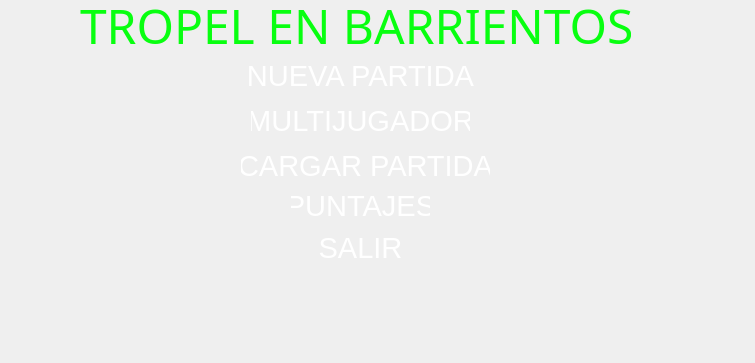
<?xml version="1.0" encoding="UTF-8"?>
<ui version="4.0">
 <class>interfaz</class>
 <widget class="QMainWindow" name="interfaz">
  <property name="geometry">
   <rect>
    <x>0</x>
    <y>0</y>
    <width>755</width>
    <height>363</height>
   </rect>
  </property>
  <property name="windowTitle">
   <string>interfaz</string>
  </property>
  <property name="animated">
   <bool>true</bool>
  </property>
  <widget class="QWidget" name="centralWidget">
   <widget class="QLabel" name="label">
    <property name="geometry">
     <rect>
      <x>0</x>
      <y>0</y>
      <width>761</width>
      <height>361</height>
     </rect>
    </property>
    <property name="text">
     <string/>
    </property>
    <property name="pixmap">
     <pixmap resource="imagenes.qrc">:/laquees.jpg</pixmap>
    </property>
    <property name="scaledContents">
     <bool>true</bool>
    </property>
   </widget>
   <widget class="QLabel" name="label_2">
    <property name="geometry">
     <rect>
      <x>80</x>
      <y>0</y>
      <width>551</width>
      <height>51</height>
     </rect>
    </property>
    <property name="font">
     <font>
      <family>Algerian</family>
      <pointsize>36</pointsize>
     </font>
    </property>
    <property name="styleSheet">
     <string notr="true">color: rgb(8, 255, 16);
border-color: rgb(0, 0, 0);</string>
    </property>
    <property name="text">
     <string>TROPEL EN BARRIENTOS</string>
    </property>
   </widget>
   <widget class="QPushButton" name="nuevo">
    <property name="geometry">
     <rect>
      <x>220</x>
      <y>50</y>
      <width>281</width>
      <height>51</height>
     </rect>
    </property>
    <property name="font">
     <font>
      <pointsize>22</pointsize>
     </font>
    </property>
    <property name="styleSheet">
     <string notr="true">color: rgb(255, 255, 255);</string>
    </property>
    <property name="text">
     <string>NUEVA PARTIDA</string>
    </property>
    <property name="flat">
     <bool>true</bool>
    </property>
   </widget>
   <widget class="QPushButton" name="amigo">
    <property name="geometry">
     <rect>
      <x>250</x>
      <y>100</y>
      <width>221</width>
      <height>41</height>
     </rect>
    </property>
    <property name="font">
     <font>
      <pointsize>22</pointsize>
     </font>
    </property>
    <property name="styleSheet">
     <string notr="true">color: rgb(255, 255, 255);</string>
    </property>
    <property name="text">
     <string>MULTIJUGADOR</string>
    </property>
    <property name="flat">
     <bool>true</bool>
    </property>
   </widget>
   <widget class="QPushButton" name="pushButton_3">
    <property name="geometry">
     <rect>
      <x>240</x>
      <y>150</y>
      <width>251</width>
      <height>31</height>
     </rect>
    </property>
    <property name="font">
     <font>
      <pointsize>22</pointsize>
     </font>
    </property>
    <property name="styleSheet">
     <string notr="true">color: rgb(255, 255, 255);</string>
    </property>
    <property name="text">
     <string>CARGAR PARTIDA</string>
    </property>
    <property name="flat">
     <bool>true</bool>
    </property>
   </widget>
   <widget class="QPushButton" name="puntaje">
    <property name="geometry">
     <rect>
      <x>290</x>
      <y>190</y>
      <width>141</width>
      <height>31</height>
     </rect>
    </property>
    <property name="font">
     <font>
      <pointsize>22</pointsize>
     </font>
    </property>
    <property name="styleSheet">
     <string notr="true">color: rgb(255, 255, 255);</string>
    </property>
    <property name="text">
     <string>PUNTAJES</string>
    </property>
    <property name="flat">
     <bool>true</bool>
    </property>
   </widget>
   <widget class="QPushButton" name="bye">
    <property name="geometry">
     <rect>
      <x>290</x>
      <y>232</y>
      <width>141</width>
      <height>31</height>
     </rect>
    </property>
    <property name="font">
     <font>
      <pointsize>22</pointsize>
     </font>
    </property>
    <property name="styleSheet">
     <string notr="true">color: rgb(255, 255, 255);</string>
    </property>
    <property name="text">
     <string>SALIR</string>
    </property>
    <property name="flat">
     <bool>true</bool>
    </property>
   </widget>
  </widget>
 </widget>
 <layoutdefault spacing="6" margin="11"/>
 <resources>
  <include location="imagenes.qrc"/>
 </resources>
 <connections/>
</ui>
